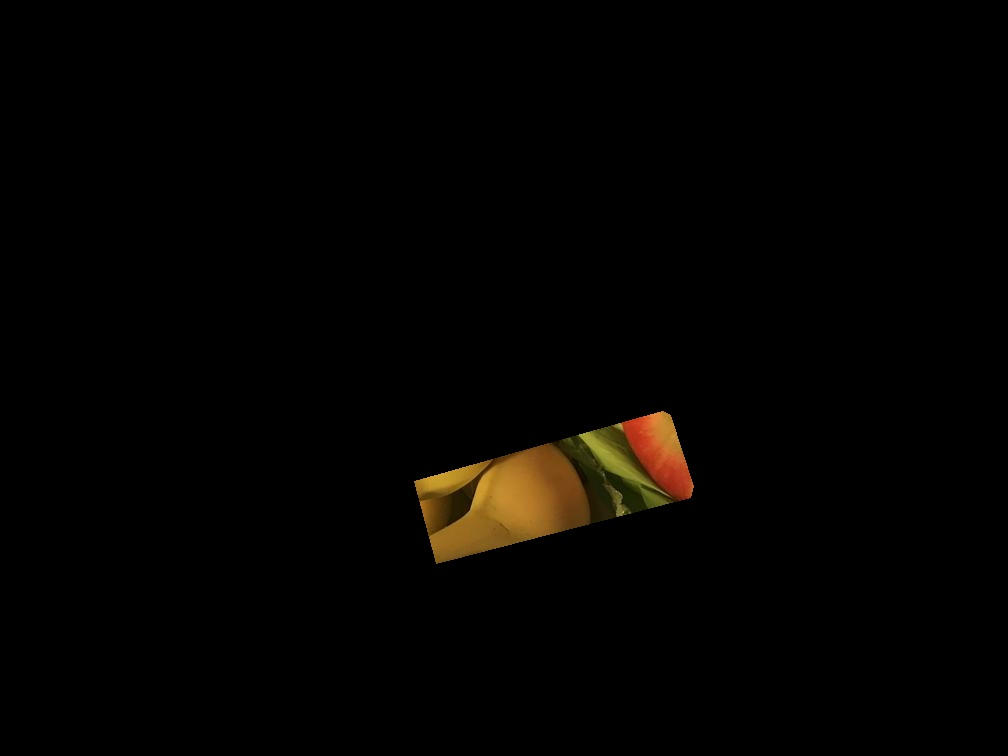
#> input picture python_scripts/roi/roi_image0.jpg, 1008 x 756 px
$ python rotate_imgs.py roi
#> lines starting #> are read from the running program, lines starting #| are printed output that depends on the picture

import os
import sys
import cv2
import matplotlib.pyplot as plt
#python rotate_imgs.py <image directory>

dir_name = sys.argv[1]

for filename in os.listdir(dir_name):
    img_input = cv2.imread(os.sep.join([dir_name, filename]))
#> img_input is the input picture: shape (756, 1008, 3); mean B, G, R 0.9, 2.7, 4
    height, width, c = img_input.shape
#> height = 756; width = 1008; c = 3
    if width > height:
        img_output = cv2.rotate(img_input, cv2.ROTATE_90_CLOCKWISE)
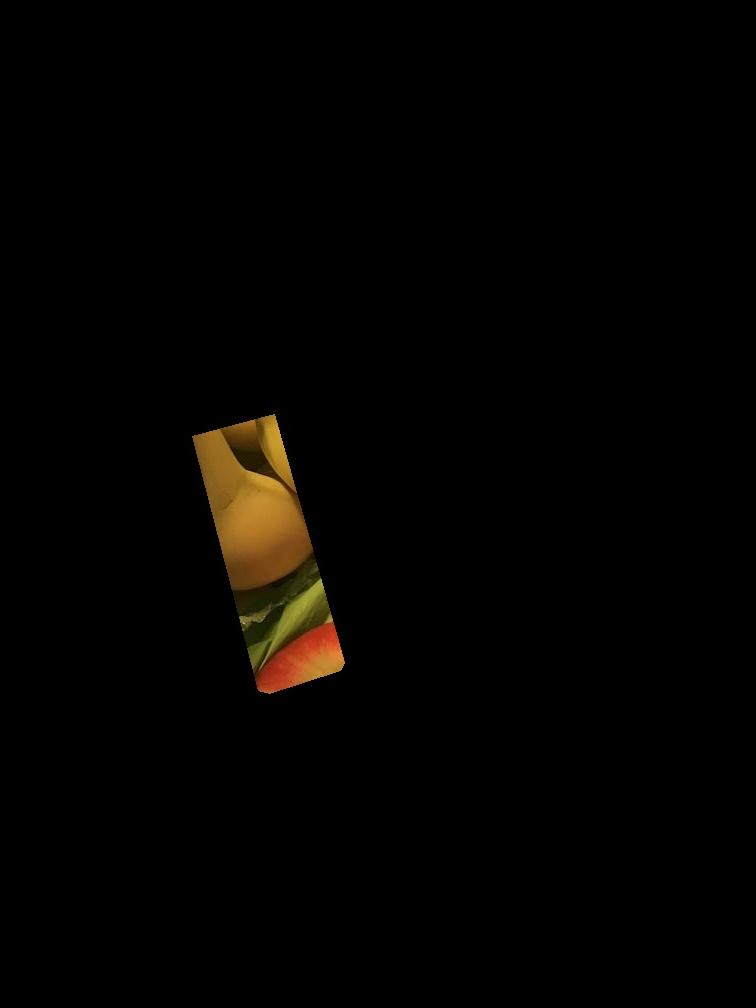
#> img_output: shape (1008, 756, 3); mean B, G, R 0.9, 2.7, 4
        cv2.imwrite(os.sep.join([dir_name, filename]), img_output)
#> pass 2 of the loop `for filename in os.listdir(dir_name):`:
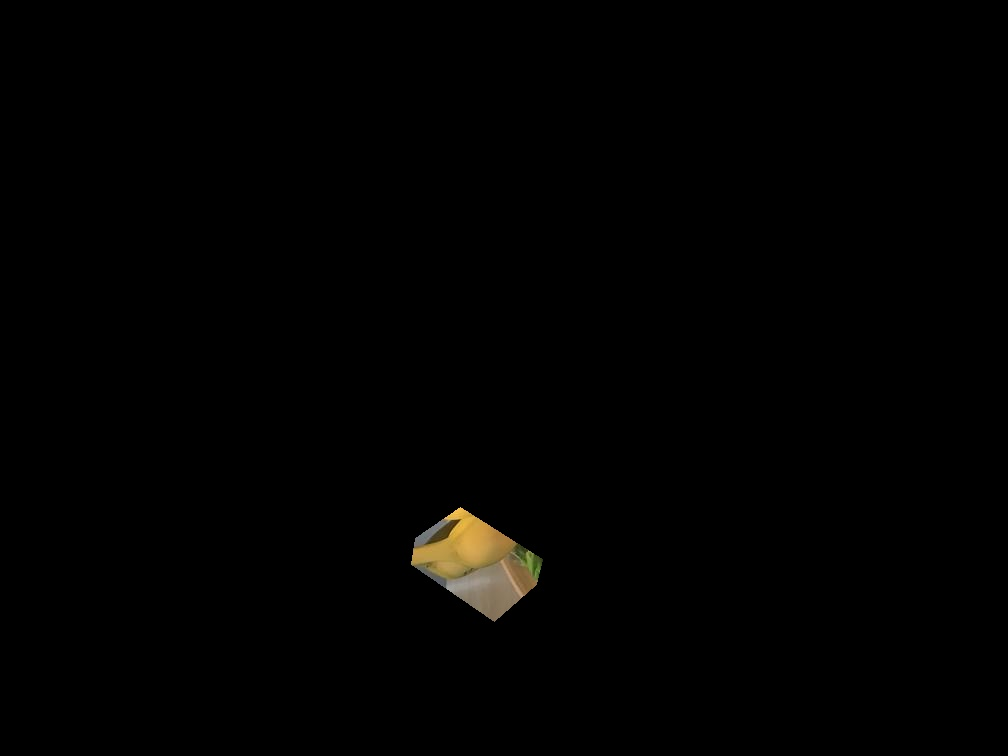
#> input picture python_scripts/roi/roi_image1.jpg, 1008 x 756 px
#> img_input is the input picture: shape (756, 1008, 3); mean B, G, R 0.9, 1.5, 1.8
#> `img_output = cv2.rotate(img_input, cv2.ROTATE_90_CLOCKWISE)`:
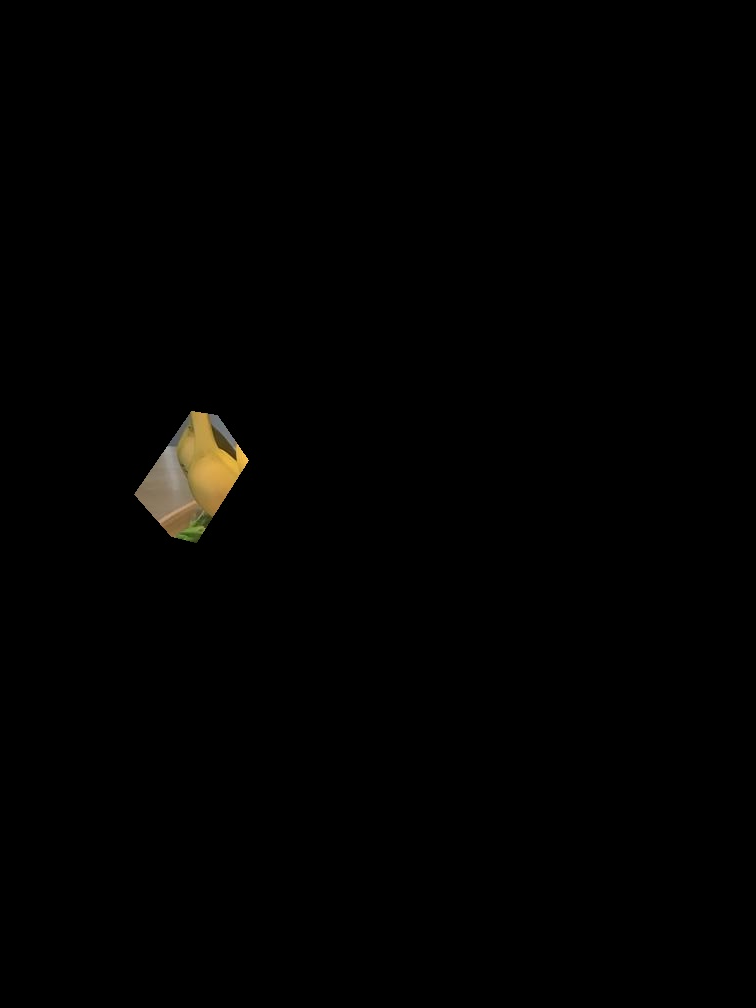
#> img_output: shape (1008, 756, 3); mean B, G, R 0.9, 1.5, 1.8
